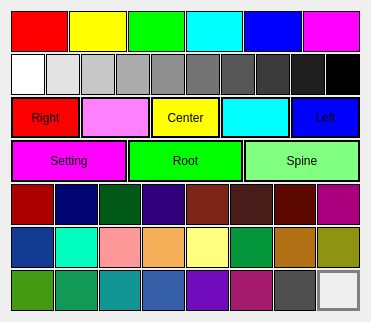
<?xml version="1.0" encoding="UTF-8"?>
<ui version="4.0">
 <class>Color</class>
 <widget class="QWidget" name="Color">
  <property name="geometry">
   <rect>
    <x>0</x>
    <y>0</y>
    <width>341</width>
    <height>322</height>
   </rect>
  </property>
  <property name="windowTitle">
   <string>color</string>
  </property>
  <layout class="QVBoxLayout" name="verticalLayout">
   <property name="spacing">
    <number>2</number>
   </property>
   <item>
    <layout class="QHBoxLayout" name="horizontalLayout_31">
     <property name="spacing">
      <number>1</number>
     </property>
     <item>
      <widget class="QPushButton" name="pushButton_40">
       <property name="minimumSize">
        <size>
         <width>0</width>
         <height>0</height>
        </size>
       </property>
       <property name="maximumSize">
        <size>
         <width>15000</width>
         <height>15000</height>
        </size>
       </property>
       <property name="styleSheet">
        <string notr="true">border:1px  solid black;

background-color: rgb(255, 0, 0);</string>
       </property>
       <property name="text">
        <string/>
       </property>
       <property name="+command" stdset="0">
        <string>&quot;colorFunctions.color_draw('default_1')&quot;</string>
       </property>
      </widget>
     </item>
     <item>
      <widget class="QPushButton" name="pushButton_41">
       <property name="minimumSize">
        <size>
         <width>0</width>
         <height>0</height>
        </size>
       </property>
       <property name="maximumSize">
        <size>
         <width>15000</width>
         <height>15000</height>
        </size>
       </property>
       <property name="styleSheet">
        <string notr="true">border:1px  solid black;
background-color: rgb(255, 255, 0);
</string>
       </property>
       <property name="text">
        <string/>
       </property>
       <property name="+command" stdset="0">
        <string>&quot;colorFunctions.color_draw('default_2')&quot;</string>
       </property>
      </widget>
     </item>
     <item>
      <widget class="QPushButton" name="pushButton_48">
       <property name="minimumSize">
        <size>
         <width>0</width>
         <height>0</height>
        </size>
       </property>
       <property name="maximumSize">
        <size>
         <width>15000</width>
         <height>15000</height>
        </size>
       </property>
       <property name="styleSheet">
        <string notr="true">border:1px  solid black;
background-color: rgb(0, 255, 0);</string>
       </property>
       <property name="text">
        <string/>
       </property>
       <property name="+command" stdset="0">
        <string>&quot;colorFunctions.color_draw('default_3')&quot;</string>
       </property>
      </widget>
     </item>
     <item>
      <widget class="QPushButton" name="pushButton_51">
       <property name="minimumSize">
        <size>
         <width>0</width>
         <height>0</height>
        </size>
       </property>
       <property name="maximumSize">
        <size>
         <width>15000</width>
         <height>15000</height>
        </size>
       </property>
       <property name="styleSheet">
        <string notr="true">border:1px  solid black;
background-color: rgb(0, 255, 255);</string>
       </property>
       <property name="text">
        <string/>
       </property>
       <property name="+command" stdset="0">
        <string>&quot;colorFunctions.color_draw('default_4')&quot;</string>
       </property>
      </widget>
     </item>
     <item>
      <widget class="QPushButton" name="pushButton_52">
       <property name="minimumSize">
        <size>
         <width>0</width>
         <height>0</height>
        </size>
       </property>
       <property name="maximumSize">
        <size>
         <width>15000</width>
         <height>15000</height>
        </size>
       </property>
       <property name="styleSheet">
        <string notr="true">border:1px  solid black;
background-color: rgb(0, 0, 255);</string>
       </property>
       <property name="text">
        <string/>
       </property>
       <property name="+command" stdset="0">
        <string>&quot;colorFunctions.color_draw('default_5')&quot;</string>
       </property>
      </widget>
     </item>
     <item>
      <widget class="QPushButton" name="pushButton_53">
       <property name="minimumSize">
        <size>
         <width>0</width>
         <height>0</height>
        </size>
       </property>
       <property name="maximumSize">
        <size>
         <width>15000</width>
         <height>15000</height>
        </size>
       </property>
       <property name="styleSheet">
        <string notr="true">border:1px  solid black;
background-color: rgb(255, 0, 255);</string>
       </property>
       <property name="text">
        <string/>
       </property>
       <property name="+command" stdset="0">
        <string>&quot;colorFunctions.color_draw('default_6')&quot;</string>
       </property>
      </widget>
     </item>
    </layout>
   </item>
   <item>
    <layout class="QHBoxLayout" name="horizontalLayout_33">
     <property name="spacing">
      <number>1</number>
     </property>
     <item>
      <widget class="QPushButton" name="pushButton_54">
       <property name="minimumSize">
        <size>
         <width>0</width>
         <height>0</height>
        </size>
       </property>
       <property name="maximumSize">
        <size>
         <width>15000</width>
         <height>15000</height>
        </size>
       </property>
       <property name="styleSheet">
        <string notr="true">border:1px  solid black;
background-color: rgb(255, 255, 255);</string>
       </property>
       <property name="text">
        <string/>
       </property>
       <property name="+command" stdset="0">
        <string>&quot;colorFunctions.color_draw('wb_1')&quot;</string>
       </property>
      </widget>
     </item>
     <item>
      <widget class="QPushButton" name="pushButton_55">
       <property name="minimumSize">
        <size>
         <width>0</width>
         <height>0</height>
        </size>
       </property>
       <property name="maximumSize">
        <size>
         <width>15000</width>
         <height>15000</height>
        </size>
       </property>
       <property name="styleSheet">
        <string notr="true">border:1px  solid black;
background-color: rgb(227, 227, 227);
</string>
       </property>
       <property name="text">
        <string/>
       </property>
       <property name="+command" stdset="0">
        <string>&quot;colorFunctions.color_draw('wb_2')&quot;</string>
       </property>
      </widget>
     </item>
     <item>
      <widget class="QPushButton" name="pushButton_56">
       <property name="minimumSize">
        <size>
         <width>0</width>
         <height>0</height>
        </size>
       </property>
       <property name="maximumSize">
        <size>
         <width>15000</width>
         <height>15000</height>
        </size>
       </property>
       <property name="styleSheet">
        <string notr="true">border:1px  solid black;
background-color: rgb(199, 199, 199);</string>
       </property>
       <property name="text">
        <string/>
       </property>
       <property name="+command" stdset="0">
        <string>&quot;colorFunctions.color_draw('wb_3')&quot;</string>
       </property>
      </widget>
     </item>
     <item>
      <widget class="QPushButton" name="pushButton_57">
       <property name="minimumSize">
        <size>
         <width>0</width>
         <height>0</height>
        </size>
       </property>
       <property name="maximumSize">
        <size>
         <width>15000</width>
         <height>15000</height>
        </size>
       </property>
       <property name="styleSheet">
        <string notr="true">border:1px  solid black;
background-color: rgb(171, 171, 171);</string>
       </property>
       <property name="text">
        <string/>
       </property>
       <property name="+command" stdset="0">
        <string>&quot;colorFunctions.color_draw('wb_4')&quot;</string>
       </property>
      </widget>
     </item>
     <item>
      <widget class="QPushButton" name="pushButton_58">
       <property name="minimumSize">
        <size>
         <width>0</width>
         <height>0</height>
        </size>
       </property>
       <property name="maximumSize">
        <size>
         <width>15000</width>
         <height>15000</height>
        </size>
       </property>
       <property name="styleSheet">
        <string notr="true">border:1px  solid black;
background-color: rgb(143, 143, 143);</string>
       </property>
       <property name="text">
        <string/>
       </property>
       <property name="+command" stdset="0">
        <string>&quot;colorFunctions.color_draw('wb_5')&quot;</string>
       </property>
      </widget>
     </item>
     <item>
      <widget class="QPushButton" name="pushButton_59">
       <property name="minimumSize">
        <size>
         <width>0</width>
         <height>0</height>
        </size>
       </property>
       <property name="maximumSize">
        <size>
         <width>15000</width>
         <height>15000</height>
        </size>
       </property>
       <property name="styleSheet">
        <string notr="true">border:1px  solid black;
background-color: rgb(115, 115, 115);</string>
       </property>
       <property name="text">
        <string/>
       </property>
       <property name="+command" stdset="0">
        <string>&quot;colorFunctions.color_draw('wb_6')&quot;</string>
       </property>
      </widget>
     </item>
     <item>
      <widget class="QPushButton" name="pushButton_60">
       <property name="minimumSize">
        <size>
         <width>0</width>
         <height>0</height>
        </size>
       </property>
       <property name="maximumSize">
        <size>
         <width>15000</width>
         <height>15000</height>
        </size>
       </property>
       <property name="styleSheet">
        <string notr="true">border:1px  solid black;
background-color: rgb(87, 87, 87);</string>
       </property>
       <property name="text">
        <string/>
       </property>
       <property name="+command" stdset="0">
        <string>&quot;colorFunctions.color_draw('wb_7')&quot;</string>
       </property>
      </widget>
     </item>
     <item>
      <widget class="QPushButton" name="pushButton_61">
       <property name="minimumSize">
        <size>
         <width>0</width>
         <height>0</height>
        </size>
       </property>
       <property name="maximumSize">
        <size>
         <width>15000</width>
         <height>15000</height>
        </size>
       </property>
       <property name="styleSheet">
        <string notr="true">border:1px  solid black;
background-color: rgb(59, 59, 59);</string>
       </property>
       <property name="text">
        <string/>
       </property>
       <property name="+command" stdset="0">
        <string>&quot;colorFunctions.color_draw('wb_8')&quot;</string>
       </property>
      </widget>
     </item>
     <item>
      <widget class="QPushButton" name="pushButton_62">
       <property name="minimumSize">
        <size>
         <width>0</width>
         <height>0</height>
        </size>
       </property>
       <property name="maximumSize">
        <size>
         <width>15000</width>
         <height>15000</height>
        </size>
       </property>
       <property name="styleSheet">
        <string notr="true">border:1px  solid black;
background-color: rgb(31, 31, 31);</string>
       </property>
       <property name="text">
        <string/>
       </property>
       <property name="+command" stdset="0">
        <string>&quot;colorFunctions.color_draw('wb_9')&quot;</string>
       </property>
      </widget>
     </item>
     <item>
      <widget class="QPushButton" name="pushButton_63">
       <property name="minimumSize">
        <size>
         <width>0</width>
         <height>0</height>
        </size>
       </property>
       <property name="maximumSize">
        <size>
         <width>15000</width>
         <height>15000</height>
        </size>
       </property>
       <property name="styleSheet">
        <string notr="true">border:1px  solid black;
background-color: rgb(0, 0, 0);</string>
       </property>
       <property name="text">
        <string/>
       </property>
       <property name="+command" stdset="0">
        <string>&quot;colorFunctions.color_draw('wb_10')&quot;</string>
       </property>
      </widget>
     </item>
    </layout>
   </item>
   <item>
    <layout class="QHBoxLayout" name="horizontalLayout_25">
     <property name="spacing">
      <number>1</number>
     </property>
     <property name="rightMargin">
      <number>0</number>
     </property>
     <item>
      <widget class="QPushButton" name="pushButton_10">
       <property name="minimumSize">
        <size>
         <width>0</width>
         <height>0</height>
        </size>
       </property>
       <property name="maximumSize">
        <size>
         <width>15000</width>
         <height>15000</height>
        </size>
       </property>
       <property name="autoFillBackground">
        <bool>false</bool>
       </property>
       <property name="styleSheet">
        <string notr="true">background-color: rgb(255, 0, 0);
border:2px solid black;
color: rgb(0, 0, 0);</string>
       </property>
       <property name="text">
        <string>Right</string>
       </property>
       <property name="+command" stdset="0">
        <string>&quot;colorFunctions.color_draw('right')&quot;</string>
       </property>
      </widget>
     </item>
     <item>
      <widget class="QPushButton" name="pushButton_14">
       <property name="minimumSize">
        <size>
         <width>0</width>
         <height>0</height>
        </size>
       </property>
       <property name="maximumSize">
        <size>
         <width>15000</width>
         <height>15000</height>
        </size>
       </property>
       <property name="styleSheet">
        <string notr="true">background-color: rgb(255, 128, 255);
border:2px solid black;
color: rgb(0, 0, 0);
</string>
       </property>
       <property name="text">
        <string/>
       </property>
       <property name="+command" stdset="0">
        <string>&quot;colorFunctions.color_draw('blend_r')&quot;</string>
       </property>
      </widget>
     </item>
     <item>
      <widget class="QPushButton" name="pushButton_8">
       <property name="minimumSize">
        <size>
         <width>0</width>
         <height>0</height>
        </size>
       </property>
       <property name="maximumSize">
        <size>
         <width>15000</width>
         <height>15000</height>
        </size>
       </property>
       <property name="styleSheet">
        <string notr="true">background-color: rgb(255, 255, 0);
border:2px solid black;
color: rgb(0, 0, 0);</string>
       </property>
       <property name="text">
        <string>Center</string>
       </property>
       <property name="+command" stdset="0">
        <string>&quot;colorFunctions.color_draw('center')&quot;</string>
       </property>
      </widget>
     </item>
     <item>
      <widget class="QPushButton" name="pushButton_19">
       <property name="minimumSize">
        <size>
         <width>0</width>
         <height>0</height>
        </size>
       </property>
       <property name="maximumSize">
        <size>
         <width>15000</width>
         <height>15000</height>
        </size>
       </property>
       <property name="styleSheet">
        <string notr="true">background-color: rgb(0, 255, 255);
border:2px solid black;
color: rgb(0, 0, 0);</string>
       </property>
       <property name="text">
        <string/>
       </property>
       <property name="+command" stdset="0">
        <string>&quot;colorFunctions.color_draw('blend_l')&quot;</string>
       </property>
      </widget>
     </item>
     <item>
      <widget class="QPushButton" name="pushButton_11">
       <property name="minimumSize">
        <size>
         <width>0</width>
         <height>0</height>
        </size>
       </property>
       <property name="maximumSize">
        <size>
         <width>15000</width>
         <height>15000</height>
        </size>
       </property>
       <property name="styleSheet">
        <string notr="true">background-color: rgb(0, 0, 255);
border:2px solid black;
color: rgb(0, 0, 0);</string>
       </property>
       <property name="text">
        <string>Left</string>
       </property>
       <property name="+command" stdset="0">
        <string>&quot;colorFunctions.color_draw('left')&quot;</string>
       </property>
      </widget>
     </item>
    </layout>
   </item>
   <item>
    <layout class="QHBoxLayout" name="horizontalLayout_27">
     <property name="spacing">
      <number>1</number>
     </property>
     <item>
      <widget class="QPushButton" name="pushButton_9">
       <property name="minimumSize">
        <size>
         <width>0</width>
         <height>0</height>
        </size>
       </property>
       <property name="maximumSize">
        <size>
         <width>15000</width>
         <height>15000</height>
        </size>
       </property>
       <property name="styleSheet">
        <string notr="true">background-color: rgb(255, 0, 255);
border:2px solid black;
color: rgb(0, 0, 0);</string>
       </property>
       <property name="text">
        <string>Setting</string>
       </property>
       <property name="+command" stdset="0">
        <string>&quot;colorFunctions.color_draw('setting')&quot;</string>
       </property>
      </widget>
     </item>
     <item>
      <widget class="QPushButton" name="pushButton_13">
       <property name="minimumSize">
        <size>
         <width>0</width>
         <height>0</height>
        </size>
       </property>
       <property name="maximumSize">
        <size>
         <width>15000</width>
         <height>15000</height>
        </size>
       </property>
       <property name="styleSheet">
        <string notr="true">background-color: rgb(0, 255, 0);
border:2px solid black;
color: rgb(0, 0, 0);</string>
       </property>
       <property name="text">
        <string>Root</string>
       </property>
       <property name="+command" stdset="0">
        <string>&quot;colorFunctions.color_draw('root')&quot;</string>
       </property>
      </widget>
     </item>
     <item>
      <widget class="QPushButton" name="pushButton_12">
       <property name="minimumSize">
        <size>
         <width>0</width>
         <height>0</height>
        </size>
       </property>
       <property name="maximumSize">
        <size>
         <width>15000</width>
         <height>15000</height>
        </size>
       </property>
       <property name="styleSheet">
        <string notr="true">background-color: rgb(128, 255, 128);
border:2px solid black;
color: rgb(0, 0, 0);</string>
       </property>
       <property name="text">
        <string>Spine</string>
       </property>
       <property name="+command" stdset="0">
        <string>&quot;colorFunctions.color_draw('spine')&quot;</string>
       </property>
      </widget>
     </item>
    </layout>
   </item>
   <item>
    <layout class="QHBoxLayout" name="horizontalLayout_29">
     <property name="spacing">
      <number>1</number>
     </property>
     <item>
      <widget class="QPushButton" name="pushButton_18">
       <property name="minimumSize">
        <size>
         <width>0</width>
         <height>0</height>
        </size>
       </property>
       <property name="maximumSize">
        <size>
         <width>15000</width>
         <height>15000</height>
        </size>
       </property>
       <property name="styleSheet">
        <string notr="true">border:1px  solid black;
background-color: rgb(170, 0, 0);</string>
       </property>
       <property name="text">
        <string/>
       </property>
       <property name="+command" stdset="0">
        <string>&quot;colorFunctions.color_draw('default_7')&quot;</string>
       </property>
      </widget>
     </item>
     <item>
      <widget class="QPushButton" name="pushButton_21">
       <property name="minimumSize">
        <size>
         <width>0</width>
         <height>0</height>
        </size>
       </property>
       <property name="maximumSize">
        <size>
         <width>15000</width>
         <height>15000</height>
        </size>
       </property>
       <property name="styleSheet">
        <string notr="true">border:1px  solid black;
background-color: rgb(0, 3, 112);</string>
       </property>
       <property name="text">
        <string/>
       </property>
       <property name="+command" stdset="0">
        <string>&quot;colorFunctions.color_draw('default_8')&quot;</string>
       </property>
      </widget>
     </item>
     <item>
      <widget class="QPushButton" name="pushButton_22">
       <property name="minimumSize">
        <size>
         <width>0</width>
         <height>0</height>
        </size>
       </property>
       <property name="maximumSize">
        <size>
         <width>15000</width>
         <height>15000</height>
        </size>
       </property>
       <property name="styleSheet">
        <string notr="true">border:1px  solid black;
background-color: rgb(0, 89, 22);</string>
       </property>
       <property name="text">
        <string/>
       </property>
       <property name="+command" stdset="0">
        <string>&quot;colorFunctions.color_draw('default_9')&quot;</string>
       </property>
      </widget>
     </item>
     <item>
      <widget class="QPushButton" name="pushButton_20">
       <property name="minimumSize">
        <size>
         <width>0</width>
         <height>0</height>
        </size>
       </property>
       <property name="maximumSize">
        <size>
         <width>15000</width>
         <height>15000</height>
        </size>
       </property>
       <property name="styleSheet">
        <string notr="true">border:1px  solid black;
background-color: rgb(49, 0, 124);</string>
       </property>
       <property name="text">
        <string/>
       </property>
       <property name="+command" stdset="0">
        <string>&quot;colorFunctions.color_draw('default_10')&quot;</string>
       </property>
      </widget>
     </item>
     <item>
      <widget class="QPushButton" name="pushButton_35">
       <property name="minimumSize">
        <size>
         <width>0</width>
         <height>0</height>
        </size>
       </property>
       <property name="maximumSize">
        <size>
         <width>15000</width>
         <height>15000</height>
        </size>
       </property>
       <property name="styleSheet">
        <string notr="true">border:1px  solid black;
background-color: rgb(125, 38, 23);</string>
       </property>
       <property name="text">
        <string/>
       </property>
       <property name="+command" stdset="0">
        <string>&quot;colorFunctions.color_draw('default_11')&quot;</string>
       </property>
      </widget>
     </item>
     <item>
      <widget class="QPushButton" name="pushButton_34">
       <property name="minimumSize">
        <size>
         <width>0</width>
         <height>0</height>
        </size>
       </property>
       <property name="maximumSize">
        <size>
         <width>15000</width>
         <height>15000</height>
        </size>
       </property>
       <property name="styleSheet">
        <string notr="true">border:1px  solid black;
background-color: rgb(72, 28, 25);</string>
       </property>
       <property name="text">
        <string/>
       </property>
       <property name="+command" stdset="0">
        <string>&quot;colorFunctions.color_draw('default_12')&quot;</string>
       </property>
      </widget>
     </item>
     <item>
      <widget class="QPushButton" name="pushButton_38">
       <property name="minimumSize">
        <size>
         <width>0</width>
         <height>0</height>
        </size>
       </property>
       <property name="maximumSize">
        <size>
         <width>15000</width>
         <height>15000</height>
        </size>
       </property>
       <property name="styleSheet">
        <string notr="true">border:1px  solid black;
background-color: rgb(93, 9, 0);</string>
       </property>
       <property name="text">
        <string/>
       </property>
       <property name="+command" stdset="0">
        <string>&quot;colorFunctions.color_draw('default_13')&quot;</string>
       </property>
      </widget>
     </item>
     <item>
      <widget class="QPushButton" name="pushButton_23">
       <property name="minimumSize">
        <size>
         <width>0</width>
         <height>0</height>
        </size>
       </property>
       <property name="maximumSize">
        <size>
         <width>15000</width>
         <height>15000</height>
        </size>
       </property>
       <property name="styleSheet">
        <string notr="true">border:1px  solid black;
background-color: rgb(170, 0, 127);</string>
       </property>
       <property name="text">
        <string/>
       </property>
       <property name="+command" stdset="0">
        <string>&quot;colorFunctions.color_draw('default_14')&quot;</string>
       </property>
      </widget>
     </item>
    </layout>
   </item>
   <item>
    <layout class="QHBoxLayout" name="horizontalLayout_30">
     <property name="spacing">
      <number>1</number>
     </property>
     <item>
      <widget class="QPushButton" name="pushButton_36">
       <property name="minimumSize">
        <size>
         <width>0</width>
         <height>0</height>
        </size>
       </property>
       <property name="maximumSize">
        <size>
         <width>15000</width>
         <height>15000</height>
        </size>
       </property>
       <property name="styleSheet">
        <string notr="true">border:1px  solid black;
background-color: rgb(18, 58, 145);</string>
       </property>
       <property name="text">
        <string/>
       </property>
       <property name="+command" stdset="0">
        <string>&quot;colorFunctions.color_draw('default_15')&quot;</string>
       </property>
      </widget>
     </item>
     <item>
      <widget class="QPushButton" name="pushButton_27">
       <property name="minimumSize">
        <size>
         <width>0</width>
         <height>0</height>
        </size>
       </property>
       <property name="maximumSize">
        <size>
         <width>15000</width>
         <height>15000</height>
        </size>
       </property>
       <property name="styleSheet">
        <string notr="true">border:1px  solid black;
background-color: rgb(2, 255, 192);</string>
       </property>
       <property name="text">
        <string/>
       </property>
       <property name="+command" stdset="0">
        <string>&quot;colorFunctions.color_draw('default_16')&quot;</string>
       </property>
      </widget>
     </item>
     <item>
      <widget class="QPushButton" name="pushButton_29">
       <property name="minimumSize">
        <size>
         <width>0</width>
         <height>0</height>
        </size>
       </property>
       <property name="maximumSize">
        <size>
         <width>15000</width>
         <height>15000</height>
        </size>
       </property>
       <property name="styleSheet">
        <string notr="true">border:1px  solid black;
background-color: rgb(255, 153, 153);</string>
       </property>
       <property name="text">
        <string/>
       </property>
       <property name="+command" stdset="0">
        <string>&quot;colorFunctions.color_draw('default_17')&quot;</string>
       </property>
      </widget>
     </item>
     <item>
      <widget class="QPushButton" name="pushButton_30">
       <property name="minimumSize">
        <size>
         <width>0</width>
         <height>0</height>
        </size>
       </property>
       <property name="maximumSize">
        <size>
         <width>15000</width>
         <height>15000</height>
        </size>
       </property>
       <property name="styleSheet">
        <string notr="true">border:1px  solid black;
background-color: rgb(245, 175, 88);</string>
       </property>
       <property name="text">
        <string/>
       </property>
       <property name="+command" stdset="0">
        <string>&quot;colorFunctions.color_draw('default_18')&quot;</string>
       </property>
      </widget>
     </item>
     <item>
      <widget class="QPushButton" name="pushButton_28">
       <property name="minimumSize">
        <size>
         <width>0</width>
         <height>0</height>
        </size>
       </property>
       <property name="maximumSize">
        <size>
         <width>15000</width>
         <height>15000</height>
        </size>
       </property>
       <property name="styleSheet">
        <string notr="true">border:1px  solid black;
background-color: rgb(255, 255, 127);</string>
       </property>
       <property name="text">
        <string/>
       </property>
       <property name="+command" stdset="0">
        <string>&quot;colorFunctions.color_draw('default_19')&quot;</string>
       </property>
      </widget>
     </item>
     <item>
      <widget class="QPushButton" name="pushButton_31">
       <property name="minimumSize">
        <size>
         <width>0</width>
         <height>0</height>
        </size>
       </property>
       <property name="maximumSize">
        <size>
         <width>15000</width>
         <height>15000</height>
        </size>
       </property>
       <property name="styleSheet">
        <string notr="true">border:1px  solid black;
background-color: rgb(5, 149, 58);</string>
       </property>
       <property name="text">
        <string/>
       </property>
       <property name="+command" stdset="0">
        <string>&quot;colorFunctions.color_draw('default_20')&quot;</string>
       </property>
      </widget>
     </item>
     <item>
      <widget class="QPushButton" name="pushButton_25">
       <property name="minimumSize">
        <size>
         <width>0</width>
         <height>0</height>
        </size>
       </property>
       <property name="maximumSize">
        <size>
         <width>15000</width>
         <height>15000</height>
        </size>
       </property>
       <property name="styleSheet">
        <string notr="true">border:1px  solid black;
background-color: rgb(177, 112, 20);</string>
       </property>
       <property name="text">
        <string/>
       </property>
       <property name="+command" stdset="0">
        <string>&quot;colorFunctions.color_draw('default_21')&quot;</string>
       </property>
      </widget>
     </item>
     <item>
      <widget class="QPushButton" name="pushButton_24">
       <property name="minimumSize">
        <size>
         <width>0</width>
         <height>0</height>
        </size>
       </property>
       <property name="maximumSize">
        <size>
         <width>15000</width>
         <height>15000</height>
        </size>
       </property>
       <property name="styleSheet">
        <string notr="true">border:1px  solid black;
background-color: rgb(143, 147, 18);</string>
       </property>
       <property name="text">
        <string/>
       </property>
       <property name="+command" stdset="0">
        <string>&quot;colorFunctions.color_draw('default_22')&quot;</string>
       </property>
      </widget>
     </item>
    </layout>
   </item>
   <item>
    <layout class="QHBoxLayout" name="horizontalLayout_34">
     <property name="spacing">
      <number>1</number>
     </property>
     <property name="topMargin">
      <number>0</number>
     </property>
     <item>
      <widget class="QPushButton" name="pushButton_44">
       <property name="minimumSize">
        <size>
         <width>0</width>
         <height>0</height>
        </size>
       </property>
       <property name="maximumSize">
        <size>
         <width>15000</width>
         <height>15000</height>
        </size>
       </property>
       <property name="styleSheet">
        <string notr="true">border:1px  solid black;
background-color: rgb(68, 154, 19);</string>
       </property>
       <property name="text">
        <string/>
       </property>
       <property name="+command" stdset="0">
        <string>&quot;colorFunctions.color_draw('default_23')&quot;</string>
       </property>
      </widget>
     </item>
     <item>
      <widget class="QPushButton" name="pushButton_47">
       <property name="minimumSize">
        <size>
         <width>0</width>
         <height>0</height>
        </size>
       </property>
       <property name="maximumSize">
        <size>
         <width>15000</width>
         <height>15000</height>
        </size>
       </property>
       <property name="styleSheet">
        <string notr="true">border:1px  solid black;
background-color: rgb(19, 153, 86);</string>
       </property>
       <property name="text">
        <string/>
       </property>
       <property name="+command" stdset="0">
        <string>&quot;colorFunctions.color_draw('default_24')&quot;</string>
       </property>
      </widget>
     </item>
     <item>
      <widget class="QPushButton" name="pushButton_46">
       <property name="minimumSize">
        <size>
         <width>0</width>
         <height>0</height>
        </size>
       </property>
       <property name="maximumSize">
        <size>
         <width>15000</width>
         <height>15000</height>
        </size>
       </property>
       <property name="styleSheet">
        <string notr="true">border:1px  solid black;
background-color: rgb(18, 149, 149);</string>
       </property>
       <property name="text">
        <string/>
       </property>
       <property name="+command" stdset="0">
        <string>&quot;colorFunctions.color_draw('default_25')&quot;</string>
       </property>
      </widget>
     </item>
     <item>
      <widget class="QPushButton" name="pushButton_45">
       <property name="minimumSize">
        <size>
         <width>0</width>
         <height>0</height>
        </size>
       </property>
       <property name="maximumSize">
        <size>
         <width>15000</width>
         <height>15000</height>
        </size>
       </property>
       <property name="styleSheet">
        <string notr="true">border:1px  solid black;
background-color: rgb(54, 95, 170);</string>
       </property>
       <property name="text">
        <string/>
       </property>
       <property name="+command" stdset="0">
        <string>&quot;colorFunctions.color_draw('default_26')&quot;</string>
       </property>
      </widget>
     </item>
     <item>
      <widget class="QPushButton" name="pushButton_43">
       <property name="minimumSize">
        <size>
         <width>0</width>
         <height>0</height>
        </size>
       </property>
       <property name="maximumSize">
        <size>
         <width>15000</width>
         <height>15000</height>
        </size>
       </property>
       <property name="styleSheet">
        <string notr="true">border:1px  solid black;
background-color: rgb(114, 11, 188);</string>
       </property>
       <property name="text">
        <string/>
       </property>
       <property name="+command" stdset="0">
        <string>&quot;colorFunctions.color_draw('default_27')&quot;</string>
       </property>
      </widget>
     </item>
     <item>
      <widget class="QPushButton" name="pushButton_42">
       <property name="minimumSize">
        <size>
         <width>0</width>
         <height>0</height>
        </size>
       </property>
       <property name="maximumSize">
        <size>
         <width>15000</width>
         <height>15000</height>
        </size>
       </property>
       <property name="styleSheet">
        <string notr="true">border:1px  solid black;
background-color: rgb(165, 27, 110);</string>
       </property>
       <property name="text">
        <string/>
       </property>
       <property name="+command" stdset="0">
        <string>&quot;colorFunctions.color_draw('default_28')&quot;</string>
       </property>
      </widget>
     </item>
     <item>
      <widget class="QPushButton" name="pushButton_49">
       <property name="minimumSize">
        <size>
         <width>0</width>
         <height>0</height>
        </size>
       </property>
       <property name="maximumSize">
        <size>
         <width>15000</width>
         <height>15000</height>
        </size>
       </property>
       <property name="toolTip">
        <string>&lt;html&gt;&lt;head/&gt;&lt;body&gt;&lt;p&gt;Custom color &lt;/p&gt;&lt;/body&gt;&lt;/html&gt;</string>
       </property>
       <property name="styleSheet">
        <string notr="true">border:1px  solid black;
background-color: rgb(79, 79, 79);</string>
       </property>
       <property name="text">
        <string/>
       </property>
       <property name="icon">
        <iconset>
         <normaloff>../cachitos/imagesUI/picker.png</normaloff>../cachitos/imagesUI/picker.png</iconset>
       </property>
       <property name="iconSize">
        <size>
         <width>25</width>
         <height>25</height>
        </size>
       </property>
       <property name="+command" stdset="0">
        <string>&quot;colorFunctions.color_drawPicker()&quot;</string>
       </property>
      </widget>
     </item>
     <item>
      <widget class="QPushButton" name="pushButton_50">
       <property name="minimumSize">
        <size>
         <width>0</width>
         <height>0</height>
        </size>
       </property>
       <property name="maximumSize">
        <size>
         <width>15000</width>
         <height>15000</height>
        </size>
       </property>
       <property name="toolTip">
        <string>&lt;html&gt;&lt;head/&gt;&lt;body&gt;&lt;p&gt;Ramdom color&lt;/p&gt;&lt;/body&gt;&lt;/html&gt;</string>
       </property>
       <property name="styleSheet">
        <string notr="true">border:3px  solid grey;
</string>
       </property>
       <property name="text">
        <string/>
       </property>
       <property name="icon">
        <iconset>
         <normaloff>../cachitos/imagesUI/random.jpg</normaloff>../cachitos/imagesUI/random.jpg</iconset>
       </property>
       <property name="iconSize">
        <size>
         <width>25</width>
         <height>25</height>
        </size>
       </property>
       <property name="+command" stdset="0">
        <string>&quot;colorFunctions.color_draw('random')&quot;</string>
       </property>
      </widget>
     </item>
    </layout>
   </item>
  </layout>
 </widget>
 <resources/>
 <connections/>
</ui>
